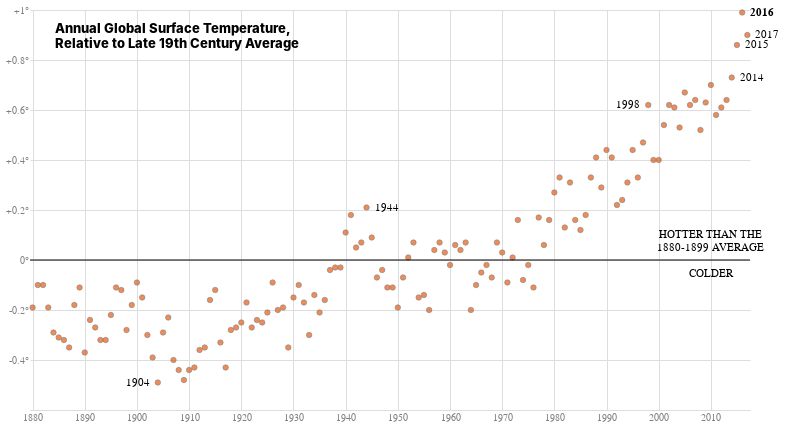

Notebook code cell kept with this figure:
### Code cell
alt.layer(plot, ox_axis, axis_text, right_side_labels, left_side_labels, bold_labels).properties(
        width=720, 
        height=400,
    ).configure_point(
        color='gray',
        fill='#E55B13',
        strokeWidth=0.8
    ).configure_title(
        anchor='start',
        dx = 50,
        dy = 50,
        fontWeight = 800
    ).configure_axis(
        labelColor='gray',
        ticks = False,
        domain=False,
    ).configure_view(
    strokeOpacity=0
    )

### Figure 1 — Vega-Lite specification as saved in the notebook (floating-point values rounded to 4 significant figures; data arrays with more than 128 entries replaced by an {"elided": "..."} marker saying what was removed)
{"config": {"view": {"continuousWidth": 400, "continuousHeight": 300, "strokeOpacity": 0}, "axis": {"domain": false, "labelColor": "gray", "ticks": false}, "point": {"color": "gray", "fill": "#E55B13", "strokeWidth": 0.8}, "title": {"anchor": "start", "dx": 50, "dy": 50, "fontWeight": 800}}, "layer": [{"data": {"name": "data-5afaab9cda0f2b5df90d09e091f80064"}, "mark": "point", "encoding": {"x": {"type": "ordinal", "axis": {"grid": true, "labelAngle": 0, "values": [1880, 1890, 1900, 1910, 1920, 1930, 1940, 1950, 1960, 1970, 1980, 1990, 2000, 2010]}, "field": "Year", "title": null}, "y": {"type": "quantitative", "axis": {"labelExpr": "(datum.value > 0 ? '+' + datum.value + '°' : (datum.value == -0.6) ? null: datum.value + '°')", "tickCount": 10}, "field": "value", "title": null}}, "title": ["Annual Global Surface Temperature,", "Relative to Late 19th Century Average"]}, {"data": {"name": "data-06fd9f850666401b4599de5588b60692"}, "mark": "rule", "encoding": {"y": {"type": "quantitative", "field": "y"}}}, {"data": {"name": "data-05dbbd9cfa86d469e4a4fb1036e21ccf"}, "mark": {"type": "text", "dy": -25, "text": ["HOTTER THAN THE", "1880-1899 AVERAGE", "", "COLDER"]}, "encoding": {"x": {"type": "ordinal", "field": "x"}, "y": {"type": "quantitative", "field": "y"}}}, {"data": {"name": "data-5afaab9cda0f2b5df90d09e091f80064"}, "mark": {"type": "text", "dx": 20}, "encoding": {"text": {"type": "ordinal", "field": "Year"}, "x": {"type": "ordinal", "axis": {"grid": true, "labelAngle": 0, "values": [1880, 1890, 1900, 1910, 1920, 1930, 1940, 1950, 1960, 1970, 1980, 1990, 2000, 2010]}, "field": "Year", "title": null}, "y": {"type": "quantitative", "axis": {"labelExpr": "(datum.value > 0 ? '+' + datum.value + '°' : (datum.value == -0.6) ? null: datum.value + '°')", "tickCount": 10}, "field": "value", "title": null}}, "transform": [{"filter": {"field": "Year", "oneOf": [1944, 2014, 2015, 2017]}}]}, {"data": {"name": "data-5afaab9cda0f2b5df90d09e091f80064"}, "mark": {"type": "text", "dx": -20}, "encoding": {"text": {"type": "ordinal", "field": "Year"}, "x": {"type": "ordinal", "axis": {"grid": true, "labelAngle": 0, "values": [1880, 1890, 1900, 1910, 1920, 1930, 1940, 1950, 1960, 1970, 1980, 1990, 2000, 2010]}, "field": "Year", "title": null}, "y": {"type": "quantitative", "axis": {"labelExpr": "(datum.value > 0 ? '+' + datum.value + '°' : (datum.value == -0.6) ? null: datum.value + '°')", "tickCount": 10}, "field": "value", "title": null}}, "transform": [{"filter": {"field": "Year", "oneOf": [1904, 1998]}}]}, {"data": {"name": "data-5afaab9cda0f2b5df90d09e091f80064"}, "mark": {"type": "text", "dx": 20, "fontWeight": "bold"}, "encoding": {"text": {"type": "ordinal", "field": "Year"}, "x": {"type": "ordinal", "axis": {"grid": true, "labelAngle": 0, "values": [1880, 1890, 1900, 1910, 1920, 1930, 1940, 1950, 1960, 1970, 1980, 1990, 2000, 2010]}, "field": "Year", "title": null}, "y": {"type": "quantitative", "axis": {"labelExpr": "(datum.value > 0 ? '+' + datum.value + '°' : (datum.value == -0.6) ? null: datum.value + '°')", "tickCount": 10}, "field": "value", "title": null}}, "transform": [{"filter": {"field": "Year", "oneOf": [2016]}}]}], "height": 400, "width": 720, "$schema": "https://vega.github.io/schema/vega-lite/v4.8.1.json", "datasets": {"data-5afaab9cda0f2b5df90d09e091f80064": {"elided": "138 records"}, "data-06fd9f850666401b4599de5588b60692": [{"y": 0}], "data-05dbbd9cfa86d469e4a4fb1036e21ccf": [{"x": 2010, "y": 0}]}}
